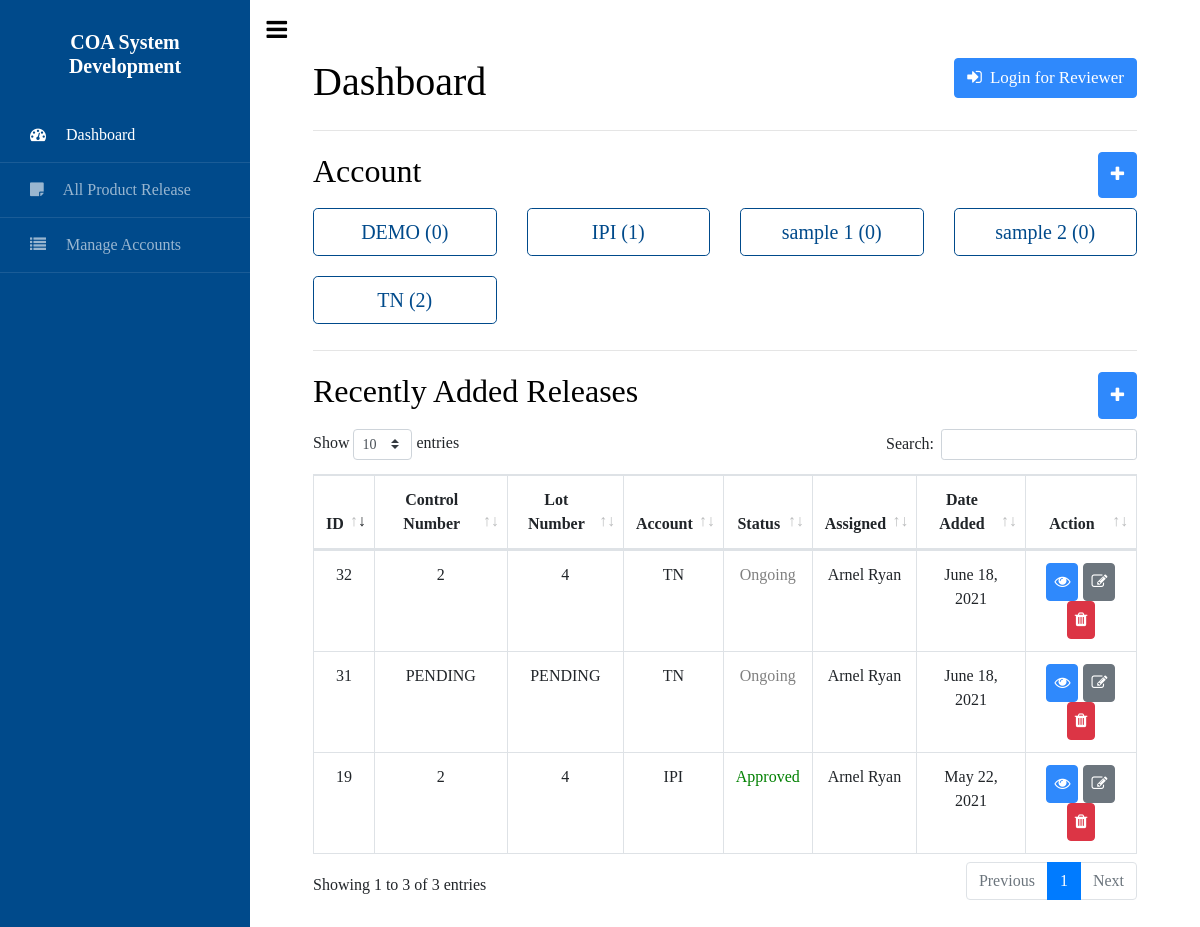
The page / on the database its author committed.
### tables this page shows
CREATE TABLE `accounts` (
  `account_id` int(11) NOT NULL,
  `account_name` varchar(50) NOT NULL
);

CREATE TABLE `productrelease` (
  `id` int(11) NOT NULL,
  `product_name` varchar(60) NOT NULL,
  `account` varchar(50) NOT NULL,
  `manufactured_quantity` varchar(30) NOT NULL,
  `control_num` varchar(30) NOT NULL,
  `created_by` varchar(50) NOT NULL,
  `assign_to` varchar(50) NOT NULL,
  `po_num` varchar(30) NOT NULL,
  `status` varchar(20) NOT NULL,
  `customer_name` varchar(50) NOT NULL,
  `manufacture_date` date NOT NULL,
  `rev_num` varchar(30) NOT NULL,
  `expiration_date` date NOT NULL,
  `lot_num` varchar(30) NOT NULL,
  `serving_size` varchar(30) NOT NULL,
  `item_num` varchar(30) NOT NULL,
  `serving_per` varchar(30) NOT NULL,
  `physicaltest` text NOT NULL,
  `physicalspecification` text NOT NULL,
  `physicalmethod` text NOT NULL,
  `physicalresults` text NOT NULL,
  `chemicaltest` text NOT NULL,
  `chemicalunit` text NOT NULL,
  `chemicalmin` text NOT NULL,
  `chemicalmax` text NOT NULL,
  `chemicalinput` text NOT NULL,
  `heavymetaltest` text NOT NULL,
  `heavymetalug` text NOT NULL,
  `heavymetalinput` text NOT NULL,
  `microbiologicaltest` text NOT NULL,
  `microbiologicalcfu` text NOT NULL,
  `microbiologicalinput` text NOT NULL,
  `comment` text NOT NULL,
  `date_added` date NOT NULL DEFAULT current_timestamp(),
  `date_modified` date NOT NULL DEFAULT current_timestamp(),
  `coa` varchar(15) NOT NULL,
  `batchrecord` varchar(15) NOT NULL,
  `ftir` varchar(15) NOT NULL,
  `preparedname` varchar(200) NOT NULL,
  `prepareddescription` varchar(200) NOT NULL,
  `reviewedname` varchar(200) NOT NULL,
  `revieweddescription` varchar(200) NOT NULL,
  `approvedname` varchar(200) NOT NULL,
  `approveddescription` varchar(200) NOT NULL,
  `authorizedname` varchar(200) NOT NULL,
  `authorizeddescription` varchar(200) NOT NULL
);

### function/usercheck.php (called while the page is built, shortened)
<?php
  $usersession = 0;
 ?>

### function/dashboardfunction.php (called while the page is built, shortened)
<?php
$dashboardaccount = $link->query("SELECT accounts.account_id,accounts.account_name,productrelease.account,COUNT(productrelease.id) FROM `accounts` LEFT JOIN `productrelease` ON accounts.account_name = productrelease.account GROUP BY accounts.account_name") or die($link->error);
$producttable = $link->query("SELECT id,control_num,assign_to,lot_num,account,status,date_added,date_modified FROM productrelease  ORDER BY id DESC LIMIT 10") or die($link->error);
?>

### index.php (the view, shortened to what this page needs)
<?php
include 'includes/header.php';
include 'function/usercheck.php';
include 'function/dashboardfunction.php';
?>
<body>
	<div class="wrapper d-flex align-items-stretch">
    <nav id="sidebar" style="background: #004A8B;">
      <div class="custom-menu">
        <button type="button" id="sidebarCollapse" class="btn btn-primary">
            <i class="fa fa-bars"></i>
          </button>
      </div>
      <div class="text-center">
        <h1 style="padding-top: 20px;"><a href="index.php" class="logo" style="background: #004A8B;">COA System Development</a></h1>
      </div>
      <ul class="list-unstyled components mb-5">
        <li class="active">
          <a href="index.php"><span class="fa fa-tachometer mr-3"></span> Dashboard</a>
        </li>
        <li>
          <a href="allrelease.php?status=All"><span class="fa fa-sticky-note mr-3"></span> All Product Release</a>
        </li>
        <li>
          <a href="manage-accounts.php"><span class="fa fa-list mr-3"></span> Manage Accounts</a>
        </li>
      </ul>
    </nav>
    <div id="content" class="p-4 p-md-5 pt-5">
      <div class="container">
        <div class="row" style="padding-top: 10px;">
          <div class="col-md-12 d-flex justify-content-between">
            <div><h1>Dashboard</h1></div>
            <div>
            <?php if ($usersession == 0) { ?>
              <a href="login.php" style="font-size: 17px;" class="btn btn-primary"><span class="fa fa-sign-in mr-2"></span>Login for Reviewer</a>
            <?php } else{ ?>
              <a href="function/logout.php" style="font-size: 17px;" class="btn btn-danger"><span class="fa fa-sign-out mr-2"></span>Logout</a>
            <?php } ?>
            </div>
          </div>
        </div>
        <hr>
        <div class="row" style="padding-top: 5px;">
          <div class="col-md-12 d-flex justify-content-between">
            <h2>Account</h2>
            <button type="button" class="btn btn-primary" data-toggle="modal" data-target="#addaccount" style="font-size: 17px;">
              <span class="fa fa-plus"></span>
            </button>
          </div>
        </div>
        <div class="row">
          <?php
          for ($displaycolor = 0; $dashboardaccountrow = $dashboardaccount->fetch_assoc();$displaycolor++) {
            ?>
            <div class="col-md-3" style="padding-top:10px; padding-bottom: 10px;">
            <a href="productrelease.php?account=<?php echo($dashboardaccountrow['account_name']) ?>&status=All" class="btn btn-info btn-lg account-button">
              <?php echo $dashboardaccountrow['account_name']; ?> (<?php echo $dashboardaccountrow['COUNT(productrelease.id)']; ?>)
            </a>
          </div>
          <?php
          }
           ?>
        </div>
        <hr>
        <div class="row" style="padding-top: 5px;">
          <div class="col-md-12 d-flex justify-content-between">
            <h2>Recently Added Releases</h2>
            <button type="button" class="btn btn-primary" data-toggle="modal" data-target="#addproduct" style="font-size: 17px;">
              <span class="fa fa-plus"></span>
            </button>
          </div>
        </div>
        <div class="row" style="padding-bottom: 20px; padding-top: 10px;">
          <div class="col-md-12">
            <div class="table-responsive fixed-table-body">
              <table id="example" class="table table-hover table-bordered">
                <thead class="text-center">
                  <th>ID</th>
                  <th>Control Number</th>
                  <th>Lot Number</th>
                  <th>Account</th>
                  <th>Status</th>
                  <th>Assigned</th>
                  <th>Date Added</th>
                  <th>Action</th>
                </thead>
                <tbody class="text-center">
                  <?php
                  for ($i = 0;$producttablerow = $producttable->fetch_assoc();$i++)
                    { ?>
                  <tr>
                    <td><?php echo $producttablerow['id']; ?></td>
                    <td><?php echo $producttablerow['control_num']; ?></td>
                    <td><?php echo $producttablerow['lot_num']; ?></td>
                    <td><?php echo $producttablerow['account']; ?></td>
                    <td style="color: <?php if ($producttablerow['status'] == "Ongoing") { echo "gray"; } elseif ($producttablerow['status'] == "For Review") { echo "blue"; } elseif ($producttablerow['status'] == "Approved") { echo "green"; } ?>;"><?php echo $producttablerow['status']; ?></td>
                    <td><?php echo $producttablerow['assign_to']; ?></td>
                    <td><?php echo date("F d, Y", strtotime($producttablerow['date_added'])); ?></td>
                    <td style="font-size: 20px;">
                      <a href="#" class="viewicon btn btn-primary" data-toggle="modal" data-target="#viewproduct<?php echo($i) ?>" style="padding-left: 3px; padding-right: 3px;">
                        <i class="fa fa-eye" style="padding-left: 4px;padding-right: 4px;"></i>
                      </a>
                      <a href="#" class="editicon btn btn-secondary" data-toggle="modal" data-target="#editproduct<?php echo($i) ?>" style="padding-left: 3px; padding-right: 3px;">
                        <i class="fa fa-edit" style="padding-left: 4px;padding-right: 4px;"></i>
                      </a>
                           <a href="#" class="deleteicon btn btn-danger" data-toggle="modal" data-target="#deleteproduct<?php echo($i) ?>" style="padding-left: 3px; padding-right: 3px;">
                              <i class="fa fa-trash" style="padding-left: 4px;padding-right: 4px;"></i>
                           </a>
                    </td>
                  </tr>
                <?php } ?>
                </tbody>
              </table>
            </div>
          </div>
        </div>
      </div>
    </div>
  </div>
</body>
<?php include 'includes/footer.php'; ?>

### assets/webstyle/style.css (style rules this page uses)
* { margin: 0; padding: 0; font-family: "Times New Roman"; }
.account-button { width:100%; color: #004A8B; background-color: white; border:bold; border-color: #004A8B; }

### rows shown on the page
accounts: account_name "DEMO", COUNT "0"
accounts: account_name "IPI", COUNT "1"
accounts: account_name "sample 1", COUNT "0"
accounts: account_name "sample 2", COUNT "0"
accounts: account_name "TN", COUNT "2"
productrelease: id "32", control_num "2", lot_num "4", account "TN", status "Ongoing", assign_to "Arnel Ryan", date_added "June 18, 2021"
productrelease: id "31", control_num "PENDING", lot_num "PENDING", account "TN", status "Ongoing", assign_to "Arnel Ryan", date_added "June 18, 2021"
productrelease: id "19", control_num "2", lot_num "4", account "IPI", status "Approved", assign_to "Arnel Ryan", date_added "May 22, 2021"
